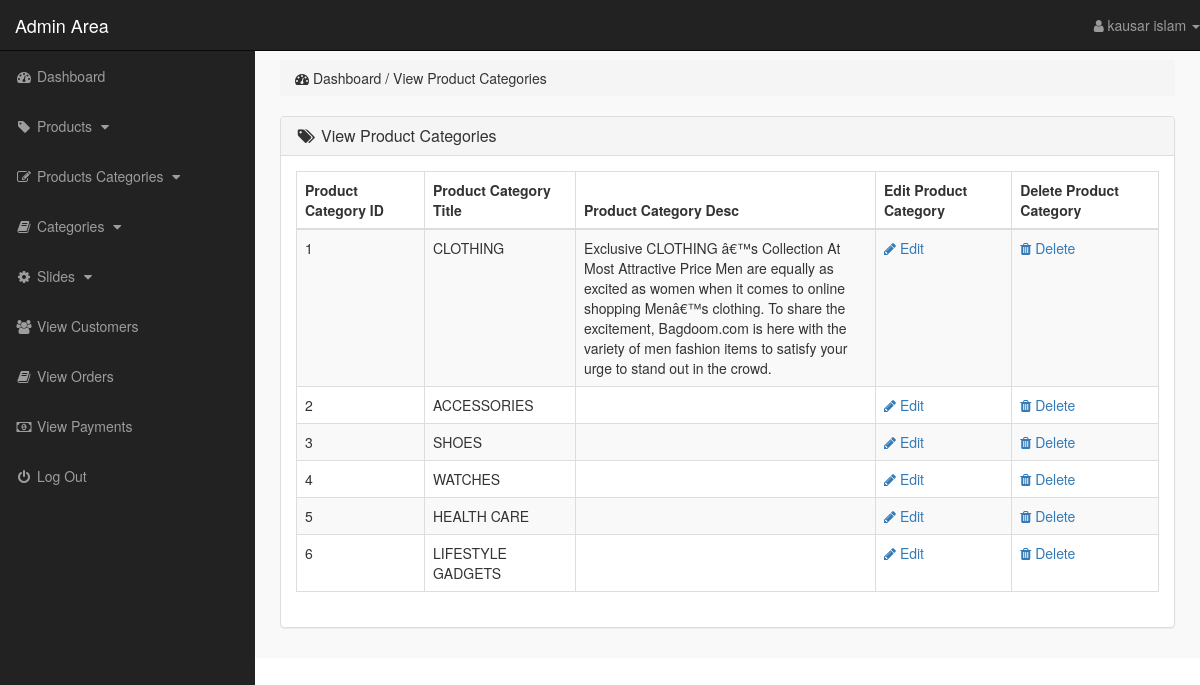
/admin_area/index.php?view_p_cats (signed in), run on the app's committed database.
### tables this page shows
CREATE TABLE `product_categories` (
  `p_cat_id` int(10) NOT NULL,
  `p_cat_title` text NOT NULL,
  `p_cat_desc` text NOT NULL
);

### admin_area/view_p_cats.php (the view)
<?php
    if(!isset($_SESSION['admin_email'])){
        echo "<script>window.open('login.php','_self')</script>";
    }else{
?>
<div class="row">
    <div class="col-lg-12">
        <ol class="breadcrumb">
            <li>
                <i class="fa fa-dashboard"></i> Dashboard / View Product Categories
            </li>
        </ol>
    </div>
</div>
<div class="row">
    <div class="col-lg-12">
        <div class="panel panel-default">
            <div class="panel-heading">
                <h3 class="panel-title">
                    <i class="fa fa-tags fa-fw"></i> View Product Categories
                </h3>
            </div>
            <div class="panel-body">
                <div class="table-responsive">
                    <table class="table table-hover table-striped table-bordered">
                        <thead>
                            <tr>
                                <th> Product Category ID </th>
                                <th> Product Category Title </th>
                                <th> Product Category Desc </th>
                                <th> Edit Product Category </th>
                                <th> Delete Product Category </th>
                            </tr>
                        </thead>
                        <tbody>
                            <?php
                                $i=0;
                                $get_p_cats = "select * from product_categories";
                                $run_p_cats = mysqli_query($con,$get_p_cats);
                                while($row_p_cats=mysqli_fetch_array($run_p_cats)){
                                    $p_cat_id = $row_p_cats['p_cat_id'];
                                    $p_cat_title = $row_p_cats['p_cat_title'];
                                    $p_cat_desc = $row_p_cats['p_cat_desc'];
                                    $i++;
                            ?>
                            <tr>
                                <td> <?php echo $i; ?> </td>
                                <td> <?php echo $p_cat_title; ?> </td>
                                <td width="300"> <?php echo $p_cat_desc; ?> </td>
                                <td>
                                    <a href="index.php?edit_p_cat= <?php echo $p_cat_id; ?> ">
                                        <i class="fa fa-pencil"></i> Edit
                                    </a>
                                </td>
                                <td>
                                    <a href="index.php?delete_p_cat= <?php echo $p_cat_id; ?> ">
                                        <i class="fa fa-trash"></i> Delete
                                    </a>
                                </td>
                            </tr>
                            <?php } ?>
                        </tbody>
                    </table>
                </div>
            </div>
        </div>
    </div>
</div>
<?php } ?>

### admin_area/includes/sidebar_stuff.php (shortened to what this page needs)
<?php
    if(!isset($_SESSION['admin_email'])){
        echo "<script>window.open('login.php','_self')</script>";
    }else{
?>
<nav class="navbar navbar-inverse navbar-fixed-top">
    <div class="navbar-header">
        <a href="index.php?dashboard" class="navbar-brand">Admin Area</a>
    </div>
    <ul class="nav navbar-right top-nav">
        <li class="dropdown">
            <a href="#" class="dropdown-toggle" data-toggle="dropdown">
                <i class="fa fa-user"></i> <?php echo $admin_name; ?> <b class="caret"></b>
            </a>
        </li>
    </ul>
    <div class="collapse navbar-collapse navbar-ex1-collapse">
        <ul class="nav navbar-nav side-nav">
            <li>
                <a href="index.php?dashboard">
                        <i class="fa fa-fw fa-dashboard"></i> Dashboard
                </a>
            </li>
            <li>
                <a href="#" data-toggle="collapse" data-target="#products">
                        <i class="fa fa-fw fa-tag"></i> Products
                        <i class="fa fa-fw fa-caret-down"></i>
                </a>
            </li>
            <li>
                <a href="#" data-toggle="collapse" data-target="#p_cat">
                        <i class="fa fa-fw fa-edit"></i> Products Categories
                        <i class="fa fa-fw fa-caret-down"></i>
                </a>
            </li>
            <li>
                <a href="#" data-toggle="collapse" data-target="#cat">
                        <i class="fa fa-fw fa-book"></i> Categories
                        <i class="fa fa-fw fa-caret-down"></i>
                </a>
            </li>
            <li>
                <a href="#" data-toggle="collapse" data-target="#slides">
                        <i class="fa fa-fw fa-gear"></i> Slides
                        <i class="fa fa-fw fa-caret-down"></i>
                </a>
            </li>
            <li>
                <a href="index.php?view_customers">
                    <i class="fa fa-fw fa-users"></i> View Customers
                </a>
            </li>
            <li>
                <a href="index.php?view_orders">
                    <i class="fa fa-fw fa-book"></i> View Orders
                </a>
            </li>
            <li>
                <a href="index.php?view_payments">
                    <i class="fa fa-fw fa-money"></i> View Payments
                </a>
            </li>
            <li>
                <a href="logout.php">
                    <i class="fa fa-fw fa-power-off"></i> Log Out
                </a>
            </li>
        </ul>
    </div>
</nav>
<?php } ?>

### admin_area/css/style.css (style rules this page uses)
body { margin-top: 100px; }
@media (min-width: 768px) { body { margin-top: 50px; } }
.top-nav { 0 15px; }
.top-nav>li { float: left; display: inline-block; }
.top-nav>li>a { color: #999999; line-height: 20px; padding-top: 15px; padding-bottom: 15px; }
@media (min-width: 768px) { .side-nav { position: fixed; top: 51px; bottom: 0; width: 255px; overflow-y: auto; overflow-x: hidden; background-color: #222222; padding-bottom: 40px; border-radius: 0; } }
@media (min-width: 768px) { .side-nav>li>a { width: 255px; } }
.panel-body { border-radius: 5px; }

### data on the page
product_categories: p_cat_title "CLOTHING", p_cat_desc "Exclusive CLOTHING â€™s Collection At Most Attractive Price Men are equally as excited as women when it comes to online shopping Menâ€™s clothing. To share the excitement, Bagdoom.com is here with the variety of men fashion items to satisfy your urge to stand out in the crowd."
product_categories: p_cat_title "ACCESSORIES"
product_categories: p_cat_title "SHOES"
product_categories: p_cat_title "WATCHES"
product_categories: p_cat_title "HEALTH CARE"
product_categories: p_cat_title "LIFESTYLE GADGETS"

### other printed values
$admin_name "kausar islam"
